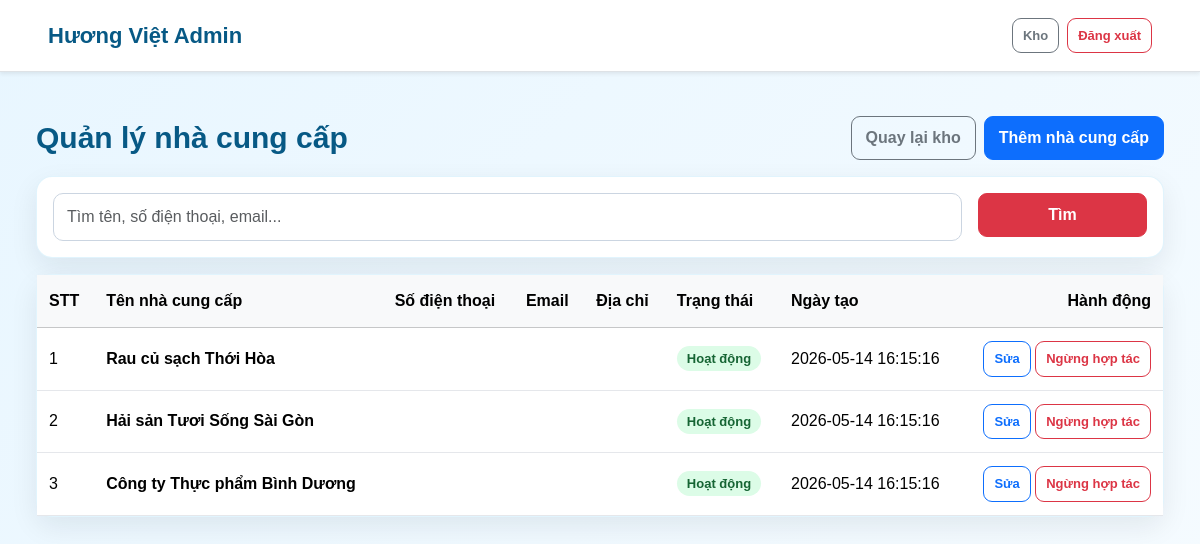
Page /admin/inventory/suppliers.php (signed in) on the committed database.
### tables this page shows
CREATE TABLE `suppliers` (
  `id` int(11) NOT NULL,
  `supplier_name` varchar(255) NOT NULL,
  `phone` varchar(50) DEFAULT NULL,
  `email` varchar(255) DEFAULT NULL,
  `address` text DEFAULT NULL,
  `status` varchar(50) DEFAULT 'Hoạt động',
  `created_at` datetime DEFAULT current_timestamp()
);

### admin/auth.php (called while the page is built, shortened)
<?php
function e($value)
{
    return htmlspecialchars((string) $value, ENT_QUOTES, 'UTF-8');
}
?>

### admin/inventory/suppliers.php (the view, shortened to what this page needs)
<?php
require_once __DIR__ . "/../auth.php";
require_once __DIR__ . "/_helpers.php";
$keyword = trim($_GET['keyword'] ?? '');
$sql = "SELECT * FROM suppliers";
$sql .= " ORDER BY id DESC";
$stmt = mysqli_prepare($conn, $sql);
mysqli_stmt_execute($stmt);
$suppliers = mysqli_stmt_get_result($stmt);
?>
<main class="container py-4">
    <div class="d-flex flex-wrap justify-content-between align-items-center gap-3 mb-3">
        <h1 class="h3 mb-0">Quản lý nhà cung cấp</h1>
        <div class="d-flex gap-2"><a class="btn btn-outline-secondary" href="/huongviet/admin/inventory/index.php">Quay lại kho</a><a class="btn btn-primary" href="/huongviet/admin/inventory/add_supplier.php">Thêm nhà cung cấp</a></div>
    </div>
    <div class="card border-0 shadow-sm mb-3"><div class="card-body"><form class="row g-3"><div class="col-md-10"><input class="form-control" name="keyword" value="<?php echo e($keyword); ?>" placeholder="Tìm tên, số điện thoại, email..."></div><div class="col-md-2"><button class="btn btn-danger w-100">Tìm</button></div></form></div></div>
    <div class="card border-0 shadow-sm"><div class="table-responsive"><table class="table table-hover align-middle mb-0">
        <thead class="table-light"><tr><th>STT</th><th>Tên nhà cung cấp</th><th>Số điện thoại</th><th>Email</th><th>Địa chỉ</th><th>Trạng thái</th><th>Ngày tạo</th><th class="text-end">Hành động</th></tr></thead>
        <tbody>
            <?php $stt = 1; while ($supplier = mysqli_fetch_assoc($suppliers)) { ?>
                <tr>
                    <td><?php echo $stt++; ?></td><td class="fw-semibold"><?php echo e($supplier['supplier_name']); ?></td><td></td><td></td><td></td>
                    <td><span class="badge <?php echo $supplier['status'] === 'Hoạt động' ? 'text-bg-success' : 'text-bg-secondary'; ?>"><?php echo e($supplier['status']); ?></span></td><td><?php echo e($supplier['created_at']); ?></td>
                    <td class="text-end"><a class="btn btn-sm btn-outline-primary" href="/huongviet/admin/inventory/edit_supplier.php?id=<?php echo (int) $supplier['id']; ?>">Sửa</a> <a class="btn btn-sm btn-outline-danger" href="/huongviet/admin/inventory/delete_supplier.php?id=<?php echo (int) $supplier['id']; ?>" onclick="return confirm('Bạn có chắc muốn ngừng hợp tác nhà cung cấp này không?');">Ngừng hợp tác</a></td>
                </tr>
            <?php } ?>
        </tbody>
    </table></div></div>
</main>

### assets/css/admin/base.css (style rules this page uses)
body { margin: 0; background: linear-gradient(135deg, #e8f6ff, #f5fbff); color: #1f2937; font-family: Arial, sans-serif; }
.admin-container, main.container, .navbar .container { width: min(1280px, 94%); max-width: none; }
.admin-container, main.container { margin: 0 auto; padding: 20px 0 50px !important; }
.admin-page-title h1, main h1.h3 { margin: 0 0 6px; font-size: 30px; font-weight: 900; color: #075985; }
.admin-card, .card { background: #ffffff; border-radius: 16px !important; padding: 0; box-shadow: 0 10px 28px rgba(15, 23, 42, 0.08) !important; border: 1px solid rgba(14, 165, 233, 0.12) !important; margin-bottom: 24px; }
.admin-table, .table { width: 100%; margin: 0; border-collapse: collapse; }
.admin-table thead, .table thead, .table-light { background: #0ea5e9 !important; color: white !important; }
.admin-table th, .table th { padding: 14px 12px; font-weight: 800; white-space: nowrap; }
.admin-table td, .table td { padding: 13px 12px; vertical-align: middle; border-bottom: 1px solid #e5e7eb; }
.admin-btn, .btn { display: inline-block; padding: 9px 14px; border-radius: 9px !important; text-decoration: none; font-weight: 700; cursor: pointer; transition: 0.2s; }
.admin-actions .admin-btn, .btn-sm, .btn-group-sm > .btn { padding: 7px 10px; font-size: 13px; }
.admin-badge, .badge { display: inline-block; padding: 6px 10px; border-radius: 999px; font-size: 13px; font-weight: 800; }
.admin-badge-success, .text-bg-success { background: #dcfce7 !important; color: #166534 !important; }
.admin-filter-form input, .admin-filter-form select, .form-control, .form-select { width: 100%; border: 1px solid #cbd5e1; border-radius: 10px; padding: 11px 13px; outline: none; }

### rows in the picture
suppliers: supplier_name "Rau củ sạch Thới Hòa", status "Hoạt động", created_at "2026-05-14 16:15:16"
suppliers: supplier_name "Hải sản Tươi Sống Sài Gòn", status "Hoạt động", created_at "2026-05-14 16:15:16"
suppliers: supplier_name "Công ty Thực phẩm Bình Dương", status "Hoạt động", created_at "2026-05-14 16:15:16"
